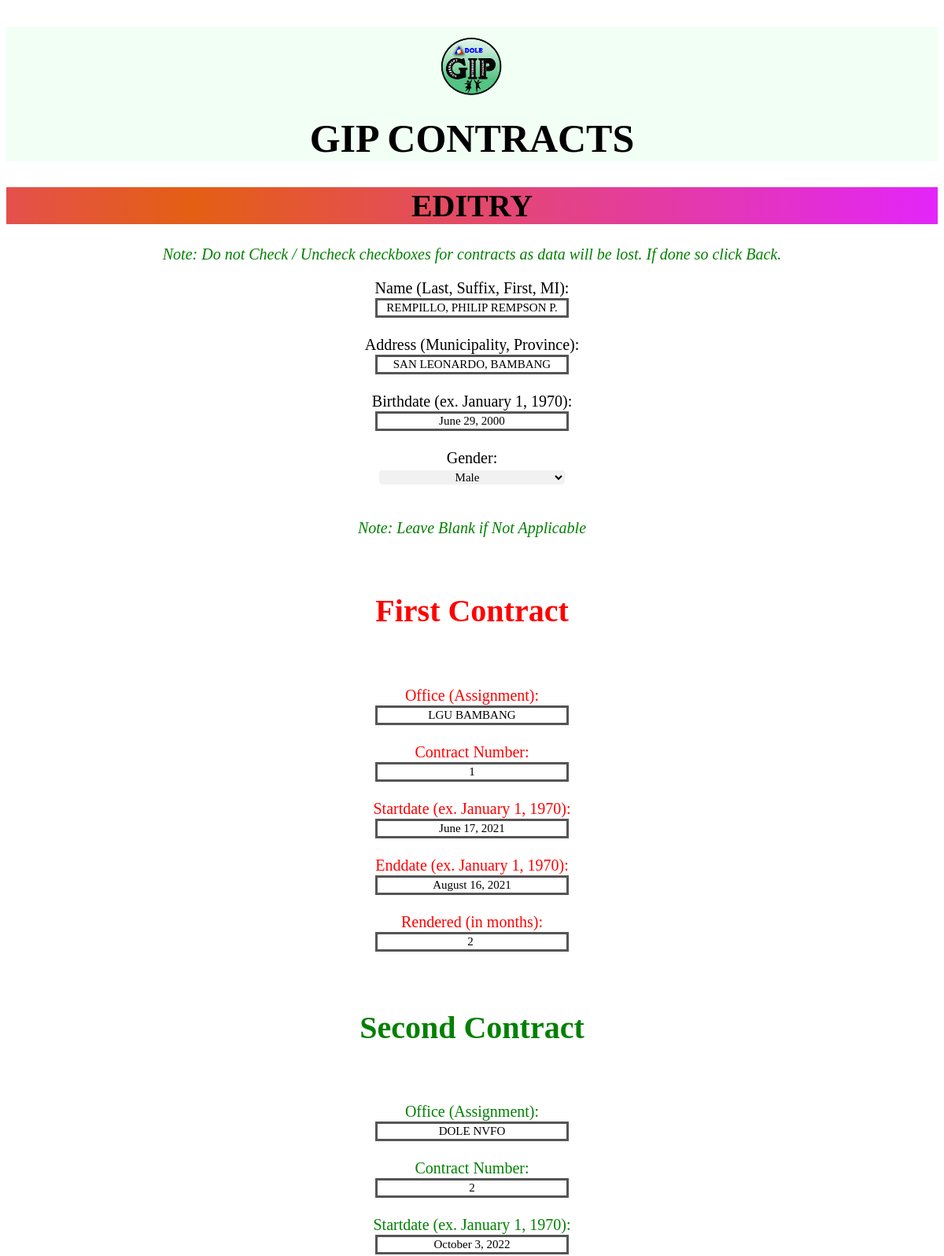
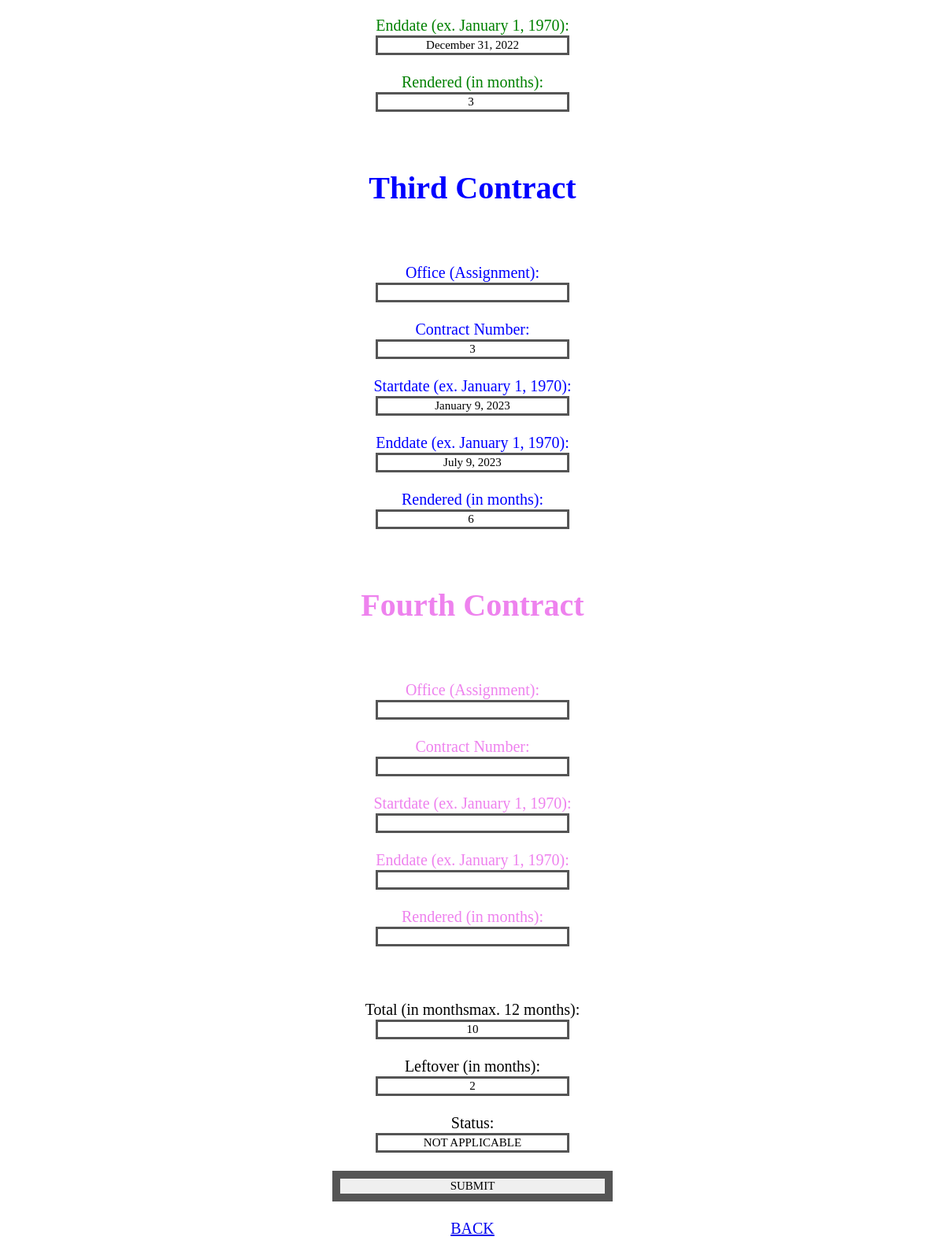
The page /htdocs/GIP/gipedit.php?personal_id=3 on the database its author committed (2 pictures, top to bottom).
### tables this page shows
CREATE TABLE `gip_table` (
  `personal_id` int(255) NOT NULL,
  `name` varchar(255) DEFAULT NULL,
  `address` varchar(255) DEFAULT NULL,
  `birth_date` varchar(255) DEFAULT NULL,
  `gender` varchar(255) DEFAULT NULL,
  `office` varchar(255) DEFAULT NULL,
  `contract_number` varchar(255) DEFAULT NULL,
  `start_date` varchar(255) DEFAULT NULL,
  `end_date` varchar(255) DEFAULT NULL,
  `rendered` varchar(255) DEFAULT NULL,
  `total` varchar(255) DEFAULT NULL,
  `leftover` varchar(255) DEFAULT NULL,
  `status` varchar(255) DEFAULT NULL
);

### htdocs/GIP/gipedit.php (the view, shortened to what this page needs)
<?php
include 'connection.php';
    $personal_id = $_GET['personal_id'];
    $sql1 = "SELECT * FROM gip_table WHERE personal_id=$personal_id";
    $result1 = mysqli_query($conn, $sql1);
    $row1 = mysqli_fetch_assoc($result1);
    $name = $row1['name'];
    $address = $row1['address'];
    $birth_date = $row1['birth_date'];
    $gender = $row1['gender'];
    $office = $row1['office'];
    $office=explode("/", $office);
    $contract_number = $row1['contract_number'];
    $contract_number=explode("/", $contract_number);
    $start_date = $row1['start_date'];
    $start_date=explode("/", $start_date);
    $end_date = $row1['end_date'];
    $end_date=explode("/", $end_date);
    $rendered = $row1['rendered'];
    $rendered=explode("/", $rendered);
    $total = $row1['total'];
    $leftover = $row1['leftover'];
    $status = $row1['status'];
?>
<!DOCTYPE html>
<html lang="en">
<head>
    <link rel="stylesheet" href="gip.css" />
</head>
<body>
<?php include 'header.php'; ?>
<div style="font-family:genshin; font-size: 35px; text-align: center;" class="div-input">
        <form method="POST" style="font-family:genshin; font-size:20px;" class="form-input">
            <h1 style="background: radial-gradient(circle at 20%,#e45f12, #e325fa);">EDITRY</h1>
            <p style="font-size: 20px; color:green;"><i>Note: Do not Check / Uncheck checkboxes for contracts as data will be lost. If done so click Back.</i></p>
            <label for="name">Name (Last, Suffix, First, MI):</label><br>
            <input style="border: 3px solid #555; font-family: genshin; font-size: 15px; text-align: center; width:20%;" type="text" name="name" value="<?php echo $name; ?>" required />
            <br><br>
            <label for="address">Address (Municipality, Province):</label><br>
            <input style="border: 3px solid #555; font-family: genshin; font-size: 15px; text-align: center; width:20%;" type="text" name="address" value="<?php echo $address; ?>" required />
            <br><br>
            <label for="birth_date">Birthdate (ex. January 1, 1970):</label><br>
            <input style="border: 3px solid #555; font-family: genshin; font-size: 15px; text-align: center; width:20%;" type="text" name="birth_date" value="<?php echo $birth_date; ?>" required />
            <br><br>
            <label for="gender">Gender:</label><br>
            <select style="border: 3px solid #555; font-family: genshin; font-size: 15px; text-align: center; width:20%; border: none; border-radius: 4px; background-color: #f1f1f1;" name="gender" required>
            <option value="M" <?php if ($gender == 'Male') echo 'selected'; ?>>Male</option>
            </select>
            <br><br>
            <label>
            <p style="font-size: 20px; color:green;"><i>Note: Leave Blank if Not Applicable</i></p>
            <br><h1 style="color:red;">First Contract</h1>
            </label>
            <br><br>
            <div id="additional-fields-1" style="color:red;">
            <label for="office">Office (Assignment):</label><br>
            <input style="border: 3px solid #555; font-family: genshin; font-size: 15px; text-align: center; width:20%;" type="text" id="office-1" name="office[0]" autocomplete="off" value="<?php echo $office[0]; ?>" required />
            <br><br>
            <label for="contract_number">Contract Number:</label><br>
            <input style="border: 3px solid #555; font-family: genshin; font-size: 15px; text-align: center; width:20%;" type="text" id="num-1" name="contract_number[0]" autocomplete="off" value="<?php echo $contract_number[0]; ?>" required />
            <br><br>
            <label for="start_date">Startdate (ex. January 1, 1970):</label><br>
            <input style="border: 3px solid #555; font-family: genshin; font-size: 15px; text-align: center; width:20%;" type="text" id="start-1" name="start_date[0]" autocomplete="off" value="<?php echo $start_date[0]; ?>" required />
            <br><br>
            <label for="end_date">Enddate (ex. January 1, 1970):</label><br>
            <input style="border: 3px solid #555; font-family: genshin; font-size: 15px; text-align: center; width:20%;" type="text" id="end-1" name="end_date[0]" autocomplete="off" value="<?php echo $end_date[0]; ?>" required />
            <br><br>
            <label for="rendered">Rendered (in months):</label><br>
            <input style="border: 3px solid #555; font-family: genshin; font-size: 15px; text-align: center; width:20%;" type="text" id="rendered-1"name="rendered[0]" autocomplete="off" value="<?php echo $rendered[0]; ?>" required />
            <br><br>
            </div>
            <br><h1 style="color:green;">Second Contract</h1>
            <br><br>
            <div id="additional-fields-2" style="color:green;">
            <label for="office">Office (Assignment):</label><br>
            <input style="border: 3px solid #555; font-family: genshin; font-size: 15px; text-align: center; width:20%;" type="text" id="office-2" name="office[1]" autocomplete="off" value="<?php echo $office[1]; ?>"/>
            <br><br>
            <label for="contract_number">Contract Number:</label><br>
            <input style="border: 3px solid #555; font-family: genshin; font-size: 15px; text-align: center; width:20%;" type="text" id="num-2" name="contract_number[1]" autocomplete="off" value="<?php echo $contract_number[1]; ?>"/>
            <br><br>
            <label for="start_date">Startdate (ex. January 1, 1970):</label><br>
            <input style="border: 3px solid #555; font-family: genshin; font-size: 15px; text-align: center; width:20%;" type="text" id="start-2" name="start_date[1]" autocomplete="off" value="<?php echo $start_date[1]; ?>"/>
            <br><br>
            <label for="end_date">Enddate (ex. January 1, 1970):</label><br>
            <input style="border: 3px solid #555; font-family: genshin; font-size: 15px; text-align: center; width:20%;" type="text" id="end-2" name="end_date[1]" autocomplete="off" value="<?php echo $end_date[1]; ?>"/>
            <br><br>
            <label for="rendered">Rendered (in months):</label><br>
            <input style="border: 3px solid #555; font-family: genshin; font-size: 15px; text-align: center; width:20%;" type="text" id="rendered-2" name="rendered[1]" autocomplete="off" value="<?php echo $rendered[1]; ?>"/>
            <br><br>
            </div>
            <br><h1 style="color:blue;">Third Contract</h1>
            <br><br>
            <div id="additional-fields-3" style="color:blue;">
            <label for="office">Office (Assignment):</label><br>
            <input style="border: 3px solid #555; font-family: genshin; font-size: 15px; text-align: center; width:20%;" type="text" id="office-3" name="office[2]" autocomplete="off" value="<?php echo $office[2]; ?>"/>
            <br><br>
            <label for="contract_number">Contract Number:</label><br>
            <input style="border: 3px solid #555; font-family: genshin; font-size: 15px; text-align: center; width:20%;" type="text" id="num-3" name="contract_number[2]" autocomplete="off" value="<?php echo $contract_number[2]; ?>"/>
            <br><br>
            <label for="start_date">Startdate (ex. January 1, 1970):</label><br>
            <input style="border: 3px solid #555; font-family: genshin; font-size: 15px; text-align: center; width:20%;" type="text" id="start-3" name="start_date[2]" autocomplete="off" value="<?php echo $start_date[2]; ?>"/>
            <br><br>
            <label for="end_date">Enddate (ex. January 1, 1970):</label><br>
            <input style="border: 3px solid #555; font-family: genshin; font-size: 15px; text-align: center; width:20%;" type="text" id="end-3" name="end_date[2]" autocomplete="off" value="<?php echo $end_date[2]; ?>"/>
            <br><br>
            <label for="rendered">Rendered (in months):</label><br>
            <input style="border: 3px solid #555; font-family: genshin; font-size: 15px; text-align: center; width:20%;" type="text" id="rendered-3" name="rendered[2]" autocomplete="off" value="<?php echo $rendered[2]; ?>"/>
            <br><br>
            </div>
            <br><h1 style="color:violet;">Fourth Contract</h1>
            <br><br>
            <div id="additional-fields-4" style="color:violet;">
            <label for="office">Office (Assignment):</label><br>
            <input style="border: 3px solid #555; font-family: genshin; font-size: 15px; text-align: center; width:20%;" type="text" id="office-4" name="office[3]" autocomplete="off" value="<?php echo $office[3]; ?>"/>
            <br><br>
            <label for="contract_number">Contract Number:</label><br>
            <input style="border: 3px solid #555; font-family: genshin; font-size: 15px; text-align: center; width:20%;" type="text" id="num-4" name="contract_number[3]" autocomplete="off" value="<?php echo $contract_number[3]; ?>"/>
            <br><br>
            <label for="start_date">Startdate (ex. January 1, 1970):</label><br>
            <input style="border: 3px solid #555; font-family: genshin; font-size: 15px; text-align: center; width:20%;" type="text" id="start-4" name="start_date[3]" autocomplete="off" value="<?php echo $start_date[3]; ?>"/>
            <br><br>
            <label for="end_date">Enddate (ex. January 1, 1970):</label><br>
            <input style="border: 3px solid #555; font-family: genshin; font-size: 15px; text-align: center; width:20%;" type="text" id="end-4" name="end_date[3]" autocomplete="off" value="<?php echo $end_date[3]; ?>"/>
            <br><br>
            <label for="rendered">Rendered (in months):</label><br>
            <input style="border: 3px solid #555; font-family: genshin; font-size: 15px; text-align: center; width:20%;" type="text" id="rendered-4" name="rendered[3]" autocomplete="off" value="<?php echo $rendered[3]; ?>"/>
            <br><br>
            </div>
            <br><br>
            <label for="total">Total (in monthsmax. 12 months):</label><br>
            <input style="border: 3px solid #555; font-family: genshin; font-size: 15px; text-align: center; width:20%;" type="text" name="total" value="<?php echo $total; ?>" required />
            <br><br>
            <label for="leftover">Leftover (in months):</label><br>
            <input style="border: 3px solid #555; font-family: genshin; font-size: 15px; text-align: center; width:20%;" type="text" name="leftover" value="<?php echo $leftover; ?>" required />
            <br><br>
            <label for="status">Status:</label><br>
            <input style="border: 3px solid #555; font-family: genshin; font-size: 15px; text-align: center; width:20%;" type="text" name="status" value="<?php echo $status; ?>" required />
            <br><br>
            <div class="button-div">
            <input style="border: 10px solid #555; font-family: genshin; font-size: 15px; text-align: center; width:30%;" style="font-family:genshin; font-size: large;" type="submit" name="submit" value="SUBMIT" class="form-submit" />
            <br><br>
            <a style="font-family:genshin;" class="form-back" href="giptable.php">BACK</a>
            </div>
            </div>
</body>
</html>

### rows shown on the page
gip_table: name "REMPILLO, PHILIP REMPSON P.", address "SAN LEONARDO, BAMBANG", birth_date "June 29, 2000", office "LGU BAMBANG", contract_number "1", start_date "June 17, 2021", end_date "August 16, 2021", rendered "2", office "DOLE NVFO", contract_number "2", start_date "October 3, 2022", end_date "December 31, 2022", rendered "3", contract_number "3", start_date "January 9, 2023", end_date "July 9, 2023", rendered "6", total "10", leftover "2", status "NOT APPLICABLE"
